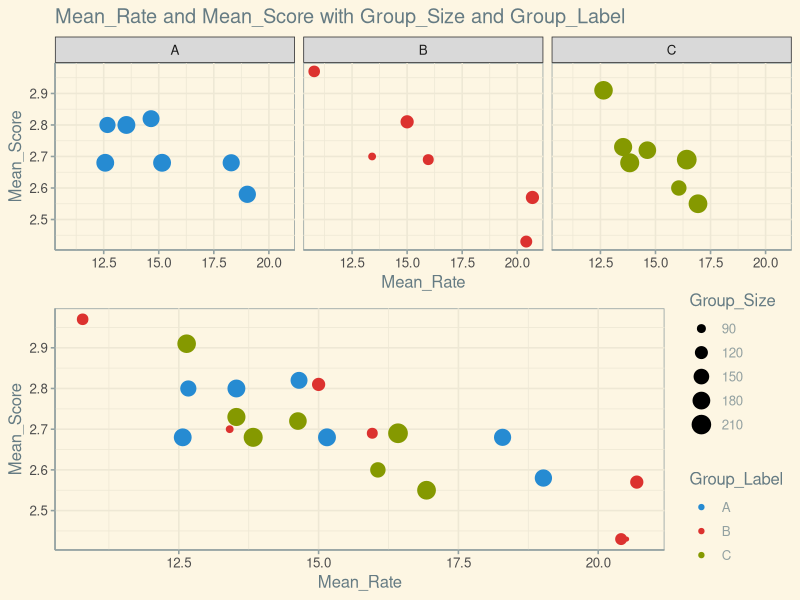
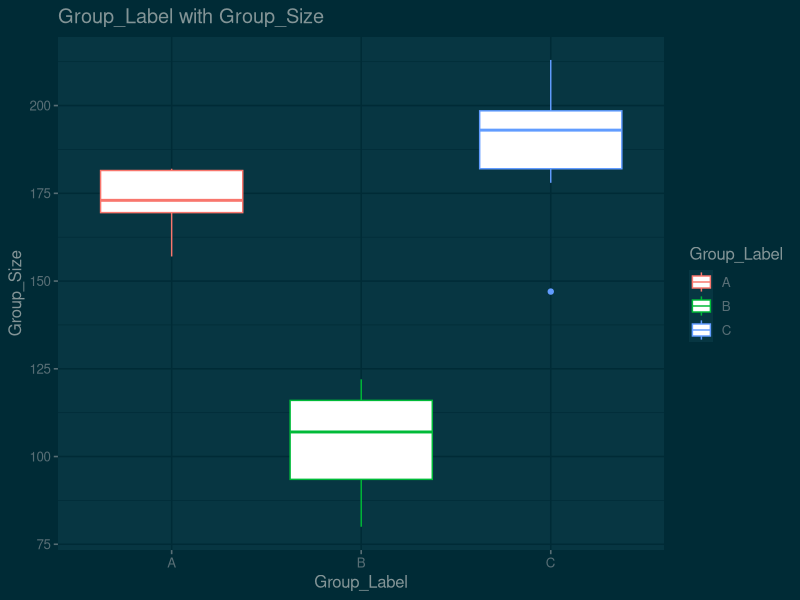
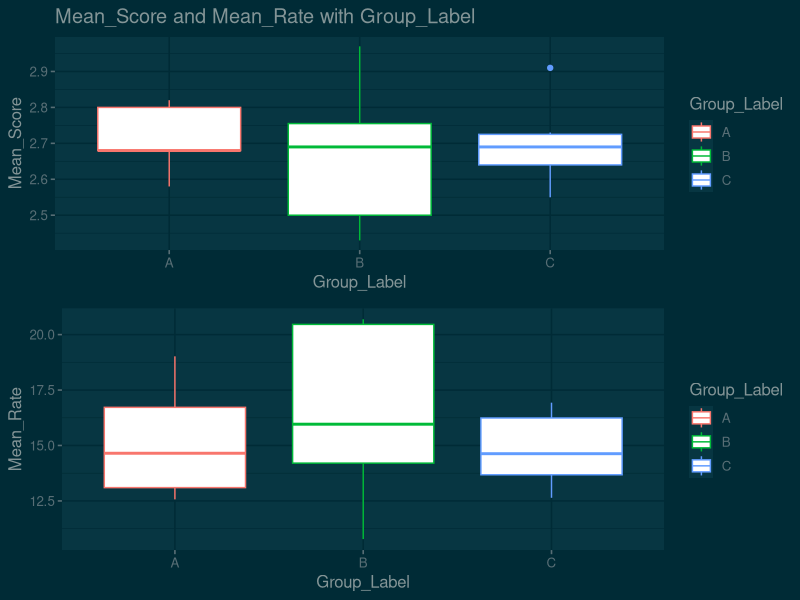
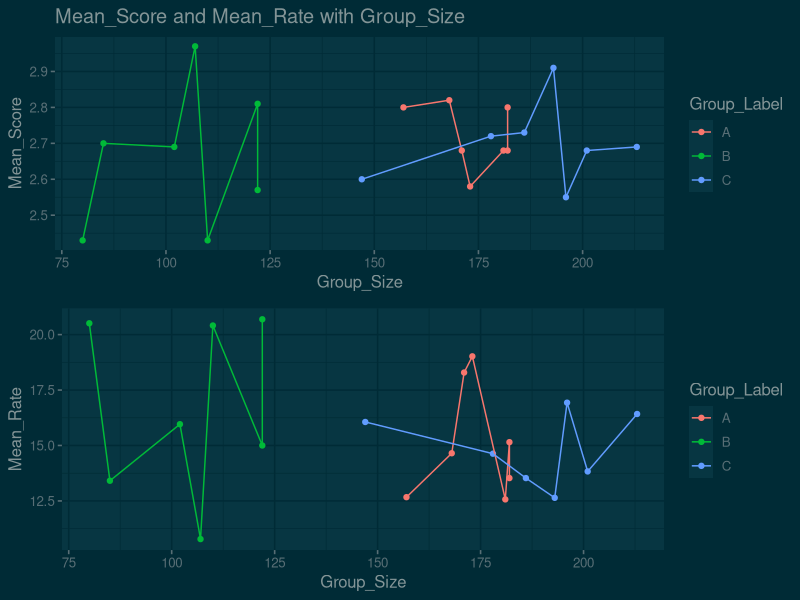
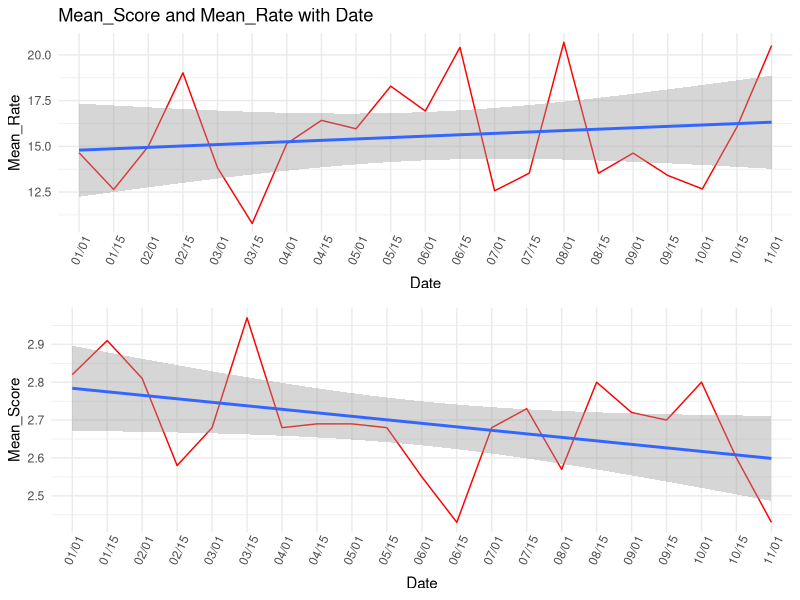
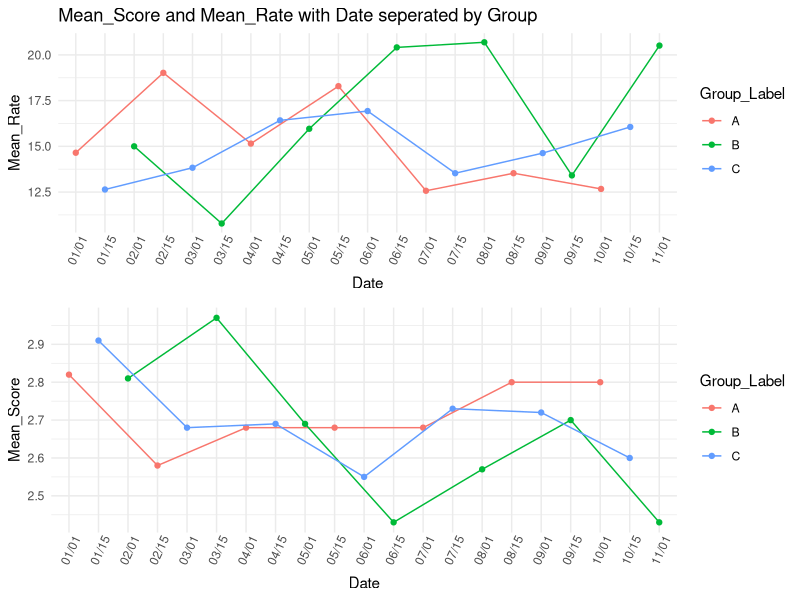
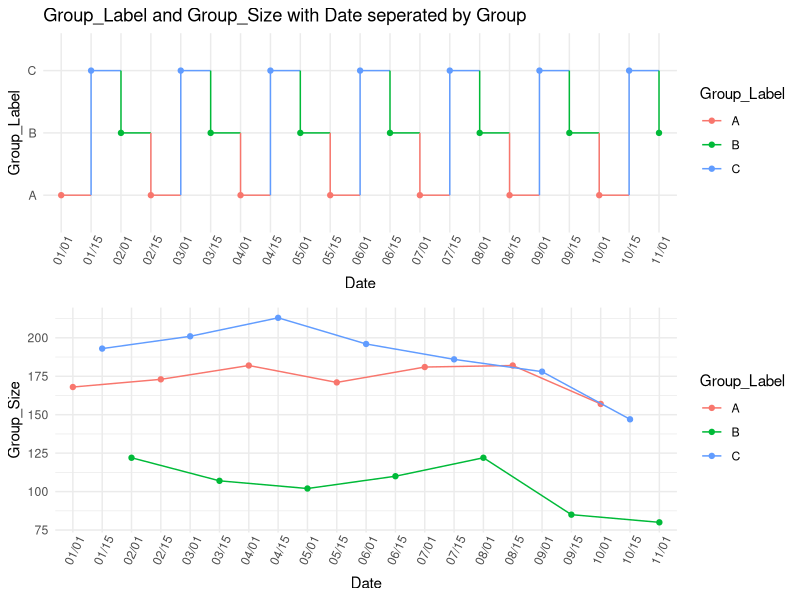

Write the R code that produced these figures, in order.
## ---- chunk 1
library(ggplot2)
library(reshape2)
library(ggthemes)
require(gridExtra)
#set new label
new_label <- c("Date", "Mean_Rate", "Mean_Score", "Group_Size", "Group_Label")
data = read.csv('STK_Data_Gates_2017.csv')
names(data) <- new_label
#Date
new_Date_format<-as.Date((data$Date),"%m/%d/%Y")
data$Date <-strftime(new_Date_format,"%m/%d")
#stats 5 summary
print(summary(data))
## ---- chunk 2
#different groups
g1<-ggplot(data, aes(Mean_Rate,Mean_Score,color = Group_Label,size = Group_Size)) + geom_point()  + theme_solarized() +
scale_color_solarized() + ggtitle("Mean_Rate and Mean_Score with Group_Size and Group_Label") + facet_grid(. ~ Group_Label) + theme(legend.position="none")
g2<-ggplot(data, aes(Mean_Rate,Mean_Score,color = Group_Label,size = Group_Size)) + geom_point()  + theme_solarized() +
scale_color_solarized() 

grid.arrange(g1,g2,nrow=2,ncol=1)
## ---- chunk 3
ggplot(data, aes(Group_Label,Group_Size,color=Group_Label)) + geom_boxplot() + theme_solarized_2(light = FALSE)  + ggtitle("Group_Label with Group_Size")
## ---- chunk 4
#subplots
#boxplot
g1<-ggplot(data, aes(Group_Label,Mean_Score,color = Group_Label)) + geom_boxplot() + theme_solarized_2(light = FALSE) + ggtitle("Mean_Score and Mean_Rate with Group_Label")
g2<-ggplot(data, aes(Group_Label,Mean_Rate,color = Group_Label)) + geom_boxplot() + theme_solarized_2(light = FALSE) 

grid.arrange(g1,g2,nrow=2,ncol=1)
## ---- chunk 5
g1<-ggplot(data, aes(Group_Size,Mean_Score,color = Group_Label)) + geom_point() + geom_line() + theme_solarized_2(light = FALSE) + ggtitle("Mean_Score and Mean_Rate with Group_Size")
g2<-ggplot(data, aes(Group_Size,Mean_Rate,color = Group_Label)) + geom_point() + geom_line() + theme_solarized_2(light = FALSE) 

grid.arrange(g1,g2,nrow=2,ncol=1)
## ---- chunk 6
#subplot & timeline

g1<-ggplot(data, aes(Date,Mean_Rate,group=1)) + geom_line(color = 'red') + geom_smooth(method = 'lm') + scale_fill_ptol() +
  theme_minimal() + theme(axis.text.x= element_text(angle = 65, vjust = 0.7)) + ggtitle("Mean_Score and Mean_Rate with Date")
g2<-ggplot(data, aes(Date,Mean_Score,group=1)) + geom_line(color = 'red') + geom_smooth(method = 'lm') + scale_fill_ptol() +
  theme_minimal() + theme(axis.text.x= element_text(angle = 65, vjust = 0.7))

grid.arrange(g1,g2,nrow=2,ncol=1) 
## ---- chunk 7
#timeline mean

g1 <- ggplot(data, aes(Date,Mean_Rate,group = Group_Label,color = Group_Label)) + geom_point() + geom_line() + scale_x_discrete(limits= data$Date) + scale_fill_ptol() + theme_minimal() + theme(axis.text.x= element_text(angle = 65, vjust = 0.7)) + ggtitle("Mean_Score and Mean_Rate with Date seperated by Group")
g2 <- ggplot(data, aes(Date,Mean_Score,group = Group_Label,color = Group_Label)) + geom_point() + geom_line() + scale_x_discrete(limits= data$Date) + scale_fill_ptol() + theme_minimal() + theme(axis.text.x= element_text(angle = 65, vjust = 0.7)) 

grid.arrange(g1,g2,nrow=2,ncol=1)
## ---- chunk 8
#timeline group

g1 <- ggplot(data, aes(Date,Group_Label,color = Group_Label,group =1))  + geom_point() + geom_step() + scale_x_discrete(limits= data$Date) + scale_fill_ptol() + theme_minimal() + theme(axis.text.x= element_text(angle = 65, vjust = 0.7)) + ggtitle("Group_Label and Group_Size with Date seperated by Group")
g2 <- ggplot(data, aes(Date,Group_Size,group = Group_Label,color = Group_Label)) + geom_point() + geom_line() + scale_x_discrete(limits= data$Date) + scale_fill_ptol() + theme_minimal() + theme(axis.text.x= element_text(angle = 65, vjust = 0.7)) 

grid.arrange(g1,g2,nrow=2,ncol=1)
